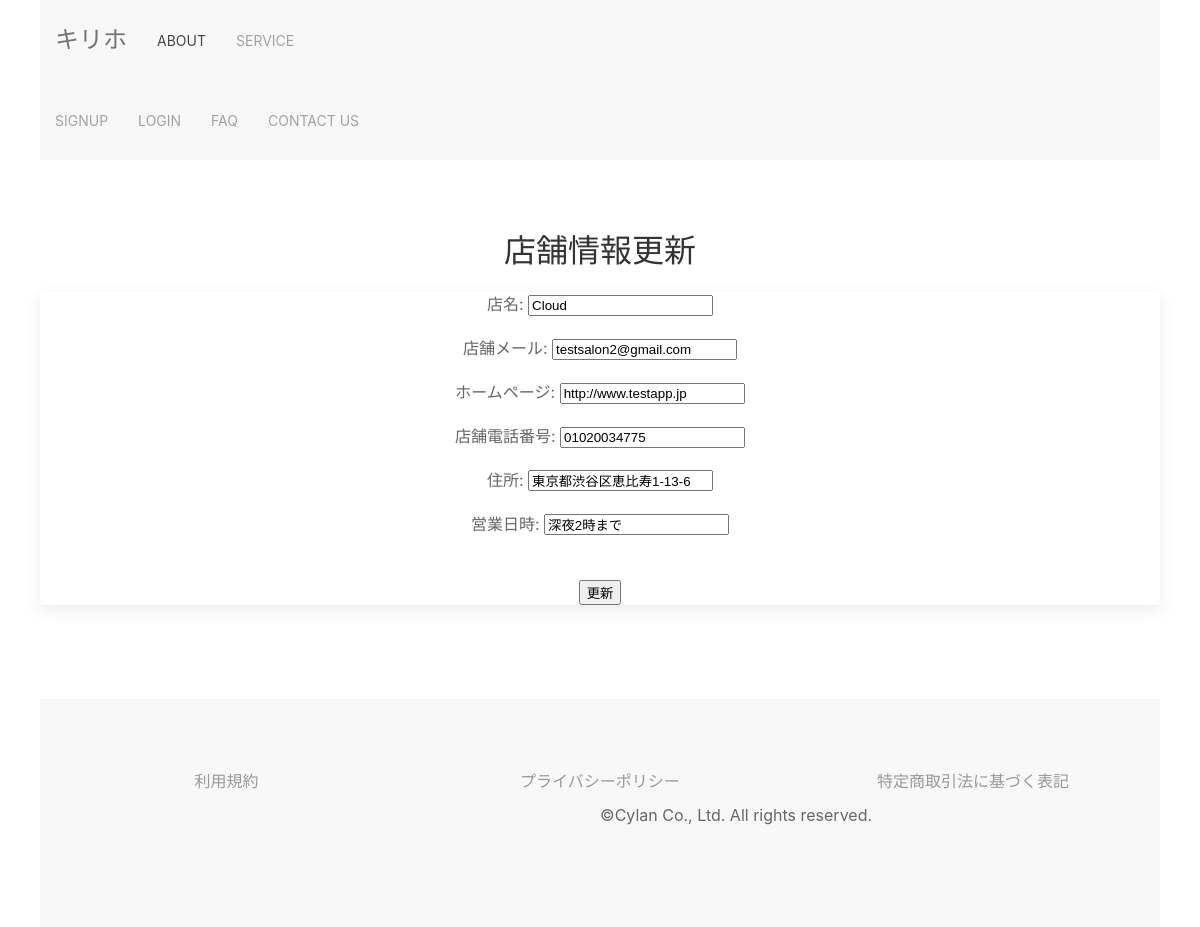
The app's page /salon_update/2/ with its own data.
### unlimited/models.py (models this page shows, shortened)
class Salon(models.Model):
    class Meta:
        db_table = 'salon'
    salon = models.ForeignKey(settings.AUTH_USER_MODEL, verbose_name='サロンID', on_delete=models.PROTECT, null=True,
                              blank=True)
    salon_name = models.CharField(verbose_name='店名', max_length=255, blank=False, null=False)
    salon_email = models.EmailField(verbose_name='店舗メール', null=False,
                                    blank=False, unique=True)
    home_page = models.URLField(verbose_name='ホームページ', unique=True)
    salon_phone_num_regex = RegexValidator(regex=r'^[0-9]+$', message="電話番号は入力必須です。例:09012345678")
    salon_phone_num = models.CharField(verbose_name='店舗電話番号', null=False, unique=True, blank=False,
                                       validators=[salon_phone_num_regex], max_length=15, )
    salon_address = models.CharField(verbose_name='住所', max_length=255, null=False, blank=False)
    business_hours = models.CharField(verbose_name='営業日時', max_length=255)
    cut_prise = models.IntegerField(verbose_name='カット料金', null=False, blank=False)
    color_prise = models.IntegerField(verbose_name='カラー料金', null=False, blank=False)
    mainte_cut_prise = models.IntegerField(verbose_name='メンテナンスカット料金', null=False, blank=False, default=1500)
    mainte_color_prise = models.IntegerField(verbose_name='メンテナンスカラー料金', null=False, blank=False, default=2000)

### unlimited/views.py (the view, shortened to what this page needs)
# urls.py: path('salon_update/<int:pk>/', views.SalonUpdateView.as_view(), name='salon_update'),
class SalonUpdateView(generic.UpdateView):
    model = Salon
    template_name = 'unlimited/salon_update.html'
    form_class = SalonUpdateForm

### unlimited/forms.py
class SalonUpdateForm(forms.ModelForm):
    class Meta:
        model = Salon
        exclude = ('salon', 'cut_prise', 'color_prise', 'mainte_cut_prise', 'mainte_color_prise',)

### unlimited/templates/unlimited/salon_update.html (shortened to what this page needs)
{% extends "unlimited/base.html" %}
{% block content %}
<section class="uk-section uk-section-default uk-text-center">
    <h2 class="uk-heading-line uk-text-center">店舗情報更新</h2>
    <div class="uk-card uk-card-large uk-card-default uk-align-center uk-grid-collapse uk-child-width-1-1@s uk-margin" uk-grid>
        <form action="" method="POST">
            {{ form.as_p }}
            <br/>
            <button calss="uk-button uk-button-default" type="submit">更新</button>
        </form>
    </div>
</section>
<br/>
{% endblock %}

### records on screen
Salon: salon_name "Cloud", salon_email "testsalon2@gmail.com", home_page "http://www.testapp.jp", salon_phone_num "01020034775", salon_address "東京都渋谷区恵比寿1-13-6", business_hours "深夜2時まで"
